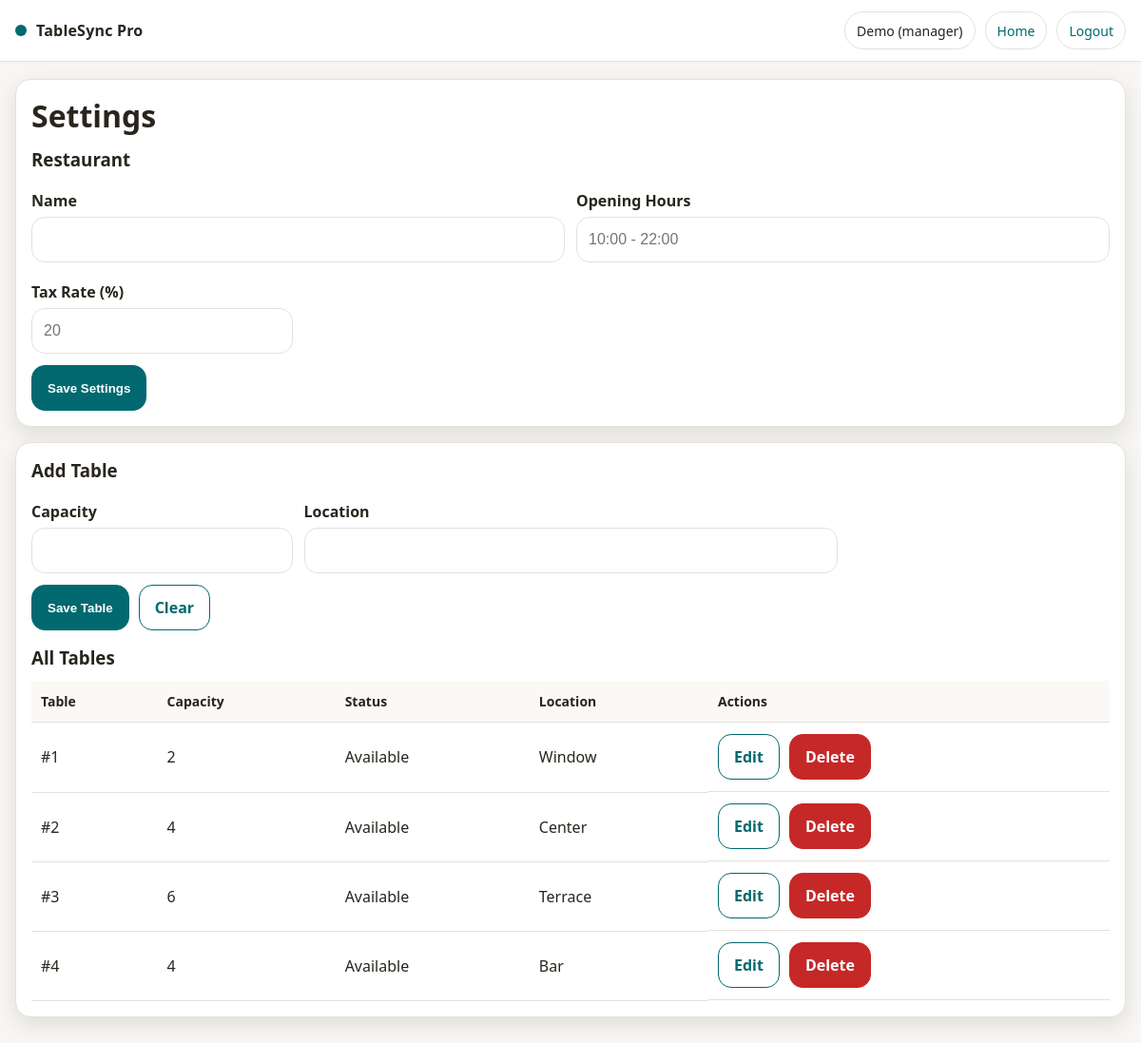
The app's page /code/pages/settings.php (signed in) with its own data.
### tables this page shows
CREATE TABLE IF NOT EXISTS Restaurant_Tables (
  table_id INT(11) PRIMARY KEY AUTO_INCREMENT,
  capacity INT(11) NOT NULL,
  status ENUM('Available','Reserved','Occupied') DEFAULT 'Available',
  location VARCHAR(100) NULL
);

### code/pages/settings.php (the view, shortened to what this page needs)
<?php
require __DIR__ . '/../config/db.php';
$tables=$pdo->query("SELECT * FROM Restaurant_Tables ORDER BY table_id")->fetchAll();
$srows=$pdo->query("SELECT setting_key, setting_value FROM Settings")->fetchAll();
$settings=[]; foreach($srows as $r){$settings[$r['setting_key']]=$r['setting_value'];}
$editTable=null;
?>
<!doctype html>
<html><head>
<title>Settings</title><link rel="stylesheet" href="../assets/style.css"></head>
<body>
<div class="nav">
  <div class="brand"><span class="dot"></span> TableSync Pro</div>
  <div class="links">
    <span class="pill"><?php echo htmlspecialchars($_SESSION['first_name'] ?? ''); ?> (<?php echo htmlspecialchars($_SESSION['role'] ?? ''); ?>)</span>
    <a class="pill" href="dashboard_<?php echo htmlspecialchars($_SESSION['role']); ?>.php">Home</a>
    <a class="pill" href="../includes/logout.php">Logout</a>
  </div>
</div>
<div class="container"><div class="grid">
  <div class="col-12"><div class="card">
    <h1>Settings</h1>
    <h3>Restaurant</h3>
    <form method="post" class="form-row">
      <div class="span-6"><label>Name</label><input name="restaurant_name" value="<?php echo htmlspecialchars($settings['restaurant_name'] ?? ''); ?>"></div>
      <div class="span-6"><label>Opening Hours</label><input name="opening_hours" value="<?php echo htmlspecialchars($settings['opening_hours'] ?? ''); ?>" placeholder="10:00 - 22:00"></div>
      <div class="span-3"><label>Tax Rate (%)</label><input name="tax_rate" value="<?php echo htmlspecialchars($settings['tax_rate'] ?? ''); ?>" placeholder="20"></div>
      <div class="span-12"><button class="btn" type="submit">Save Settings</button></div>
    </form>
  </div></div>
  <div class="col-12"><div class="card">
    <h3><?php echo $editTable ? 'Edit Table' : 'Add Table'; ?></h3>
    <form method="post" class="form-row">
      <div class="span-3"><label>Capacity</label><input type="number" min="1" name="capacity" value="<?php echo htmlspecialchars($editTable['capacity'] ?? ''); ?>" required></div>
      <div class="span-6"><label>Location</label><input name="location" value="<?php echo htmlspecialchars($editTable['location'] ?? ''); ?>"></div>
      <div class="span-12" style="display:flex; gap:10px; flex-wrap:wrap;">
        <button class="btn" type="submit">Save Table</button>
        <a class="btn secondary" href="settings.php">Clear</a>
      </div>
    </form>
    <h3 style="margin-top:16px;">All Tables</h3>
    <table class="table">
      <thead><tr><th>Table</th><th>Capacity</th><th>Status</th><th>Location</th><th class="no-print">Actions</th></tr></thead>
      <tbody>
        <?php foreach($tables as $t): ?>
          <tr>
            <td>#<?php echo (int)$t['table_id']; ?></td>
            <td><?php echo (int)$t['capacity']; ?></td>
            <td><?php echo htmlspecialchars($t['status']); ?></td>
            <td><?php echo htmlspecialchars($t['location'] ?? ''); ?></td>
            <td class="no-print" style="display:flex; gap:10px; flex-wrap:wrap;">
              <a class="btn secondary" href="settings.php?edit_table=<?php echo (int)$t['table_id']; ?>">Edit</a>
              <a class="btn danger" href="settings.php?delete_table=<?php echo (int)$t['table_id']; ?>" onclick="return confirm('Delete this table?')">Delete</a>
            </td>
          </tr>
        <?php endforeach; ?>
      </tbody>
    </table>
  </div></div>
</div></div>
</body></html>

### code/assets/style.css (style rules this page uses)
:root { --teal:#01696f; --bg:#f7f6f2; --text:#28251d; --card:#ffffff; --line:#e4e1d8; --shadow:0 8px 22px rgba(0,0,0,.10); --green:#2e7d32; --orange:#ef6c00; --red:#c62828; --grey:#6b6b6b; --tap:48px; --radius:16px; }
* { box-sizing:border-box; }
html,body { height:100%; }
body { margin:0; font-family:system-ui,-apple-system,Segoe UI,Roboto,Arial,sans-serif; background:var(--bg); color:var(--text); -webkit-font-smoothing:antialiased; -moz-osx-font-smoothing:grayscale; }
a { color:var(--teal); text-decoration:none; }
.nav { position:sticky; top:0; z-index:10; background:#fff; border-bottom:1px solid var(--line); padding:12px 16px; display:flex; align-items:center; justify-content:space-between; gap:12px; }
.nav .brand { display:flex; align-items:center; gap:10px; font-weight:900; letter-spacing:.2px; }
.nav .brand .dot { width:12px; height:12px; background:var(--teal); border-radius:50%; display:inline-block; }
.nav .links { display:flex; flex-wrap:wrap; gap:10px; align-items:center; }
.nav .pill { display:inline-flex; align-items:center; justify-content:center; min-height:40px; padding:8px 12px; border:1px solid var(--line); border-radius:999px; background:#fff; font-size:14px; }
.container { max-width:1200px; margin:18px auto; padding:0 16px 84px; }
.card { background:var(--card); border:1px solid var(--line); border-radius:var(--radius); box-shadow:var(--shadow); padding:16px; }
.grid { display:grid; grid-template-columns:repeat(12, 1fr); gap:16px; }
.col-12 { grid-column:span 12; }
h1,h2,h3 { margin:0 0 12px 0; }
label { display:block; font-weight:800; margin:8px 0 6px; }
input,select,textarea { width:100%; min-height:var(--tap); padding:12px 12px; border:1px solid var(--line); border-radius:14px; background:#fff; font-size:16px; }
.form-row { display:grid; grid-template-columns:repeat(12, 1fr); gap:12px; }
.form-row .span-12 { grid-column:span 12; }
.form-row .span-6 { grid-column:span 6; }
.form-row .span-3 { grid-column:span 3; }
.btn { display:inline-flex; align-items:center; justify-content:center; gap:8px; min-height:var(--tap); padding:12px 16px; border-radius:14px; border:1px solid var(--teal); background:var(--teal); color:#fff; font-weight:900; cursor:pointer; user-select:none; text-decoration:none; }
.btn.secondary { background:#fff; color:var(--teal); }
.btn.danger { background:var(--red); border-color:var(--red); }
.table { width:100%; border-collapse:collapse; }
.table th,.table td { padding:12px 10px; border-bottom:1px solid var(--line); text-align:left; vertical-align:middle; }
.table th { background:#faf9f6; font-size:14px; position:sticky; top:64px; z-index:5; }

### records on screen
restaurant_tables: table_id "1", capacity "2", status "Available", location "Window"
restaurant_tables: table_id "2", capacity "4", status "Available", location "Center"
restaurant_tables: table_id "3", capacity "6", status "Available", location "Terrace"
restaurant_tables: table_id "4", capacity "4", status "Available", location "Bar"

### other values on screen
$_SESSION['first_name'] "Demo"
$_SESSION['role'] "manager"
